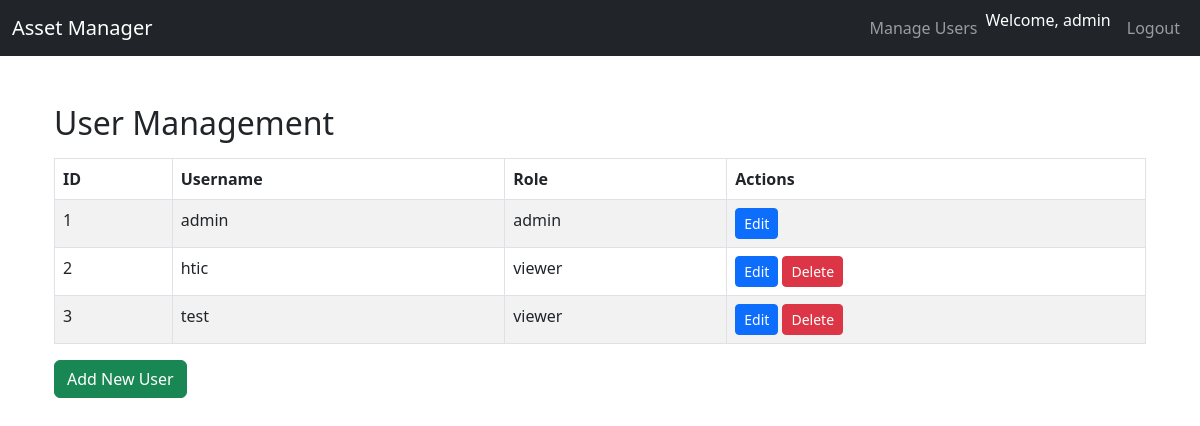
Page /users (signed in) on the earlier database version.
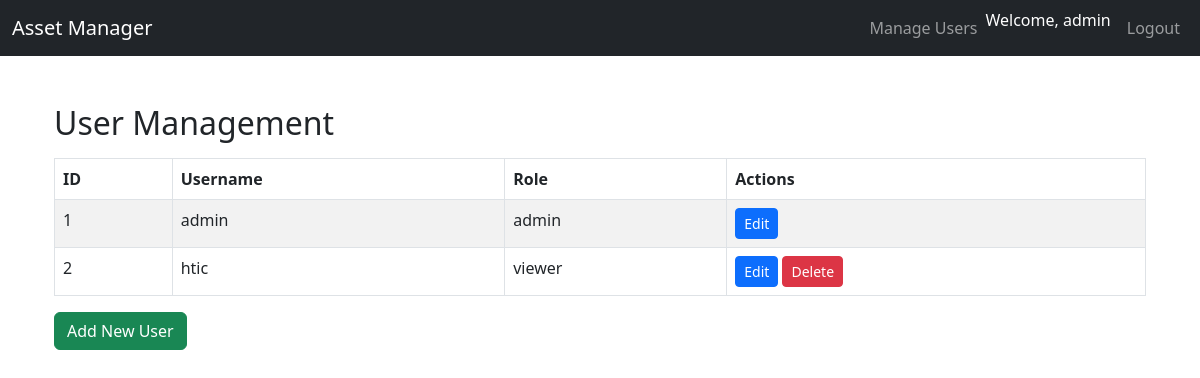
Same page on the later database version.
### models.py (models this page shows)
class User(db.Model):
    id = db.Column(db.Integer, primary_key=True)
    username = db.Column(db.String(80), unique=True, nullable=False)
    password = db.Column(db.String(200), nullable=False)
    role = db.Column(db.String(10), nullable=False)  # 'admin' or 'user'

### app.py (the view)
@app.route('/users')
@admin_required
def users():
    all_users = User.query.all()
    return render_template('users.html', users=all_users)

### app.py (called while the page is built)
def admin_required(f):
    @wraps(f)
    def decorated_function(*args, **kwargs):
        if session.get('role') != 'admin':
            flash("Admin access only", "danger")
            return redirect(url_for('index'))
        return f(*args, **kwargs)
    return decorated_function

### templates/users.html
{% extends "base.html" %}
{% block content %}
<div class="container mt-5">
    <h2>User Management</h2>
    <table class="table table-striped table-bordered mt-3">
        <thead>
            <tr>
                <th>ID</th>
                <th>Username</th>
                <th>Role</th>
                <th>Actions</th>
            </tr>
        </thead>
        <tbody>
            {% for user in users %}
            <tr>
                <td>{{ user.id }}</td>
                <td>{{ user.username }}</td>
                <td>{{ user.role }}</td>
                <td>
                    <a href="{{ url_for('edit_user', user_id=user.id) }}" class="btn btn-sm btn-primary">Edit</a>
                    {% if user.username != 'admin' %}
                    <form method="POST" action="{{ url_for('delete_user', user_id=user.id) }}" style="display:inline;">
                        <button type="submit" class="btn btn-sm btn-danger" onclick="return confirm('Delete this user?');">Delete</button>
                    </form>
                    {% endif %}
                </td>
            </tr>
            {% endfor %}
        </tbody>
    </table>
    <a href="{{ url_for('add_user') }}" class="btn btn-success">Add New User</a>
</div>
{% endblock %}

### templates/base.html (shortened to what this page needs)
<!DOCTYPE html>
<html lang="en">
<head>
    <link href="https://cdn.jsdelivr.net/npm/bootstrap@5.3.0/dist/css/bootstrap.min.css" rel="stylesheet">
</head>
<body>
<nav class="navbar navbar-expand-lg navbar-dark bg-dark mb-4">
    <div class="container-fluid">
        <a class="navbar-brand" href="{{ url_for('index') }}">Asset Manager</a>
        <div class="collapse navbar-collapse">
            <ul class="navbar-nav ms-auto">
                {% if session.get('role') == 'admin' %}
                <li class="nav-item"><a class="nav-link" href="{{ url_for('users') }}">Manage Users</a></li>
                {% endif %}
                {% if session.get('username') %}
                <li class="nav-item"><span class="navbar-text text-white me-2">Welcome, {{ session['username'] }}</span></li>
                <li class="nav-item"><a class="nav-link" href="{{ url_for('logout') }}">Logout</a></li>
                {% endif %}
            </ul>
        </div>
    </div>
</nav>
<div class="container">
    {% block content %}{% endblock %}
</div>
</body>
</html>

Differences in the rows shown:
removed User: id "3", username "test", role "viewer"
